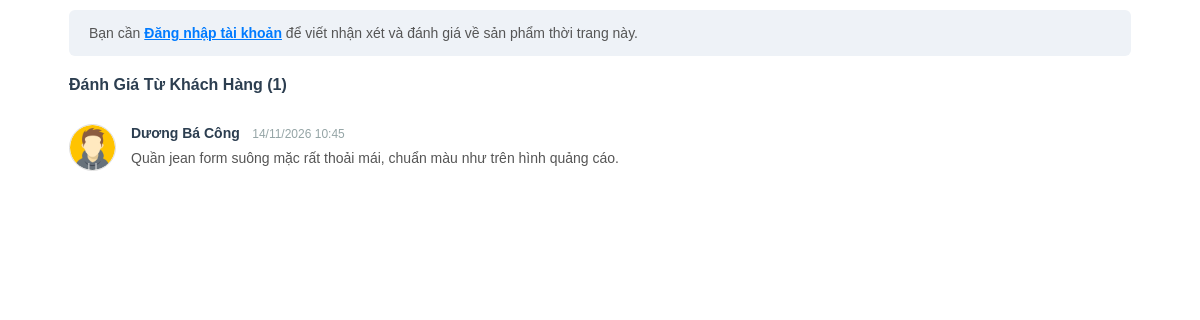
Screenshot of /controller/binhluan.php?idsp=12 (signed in) with the database file from the repository.
### tables this page shows
CREATE TABLE `binhluan` (
  `id` int(11) NOT NULL AUTO_INCREMENT,
  `hinh` varchar(225) NOT NULL,
  `iduser` int(11) NOT NULL,
  `idsp` int(11) NOT NULL,
  `noidung` varchar(225) NOT NULL,
  `postdate` varchar(225) NOT NULL,
  `name` varchar(225) NOT NULL,
  PRIMARY KEY (`id`)
);

### model/config.php (called while the page is built, shortened)
<?php
  function pdo_con(){
    $http_host = $_SERVER['HTTP_HOST'] ?? '';
    $is_infinityfree = (strpos($http_host, 'infinityfree') !== false || strpos($http_host, 'epizy.com') !== false);
    if ($is_infinityfree) {
      $servername = "sql302.infinityfree.com";
      $username = "if0_43184606";
      $password = "8gZKYLk9Rk6UBlL";
      $dbname = "if0_43184606_duan1";
      $port = 3306;
      $db_candidates = [$dbname];
    } else {
      $servername = "127.0.0.1";
      $username = "root";
      $password = "";
      $port = 3306;
      $db_candidates = ['duanmau', 'duan1'];
    }
    foreach ($db_candidates as $try_db) {
      try {
        $conn = new PDO("mysql:host=$servername;port=$port;dbname=$try_db;charset=utf8", $username, $password, [
          PDO::ATTR_ERRMODE => PDO::ERRMODE_EXCEPTION,
          PDO::ATTR_TIMEOUT => 2
        ]);
        $cached_conn = $conn;
        return $cached_conn;
      } catch (PDOException $e) {
      }
    }
    return null;
  }
  function pdo_query($sql){
    $sql_args = array_slice(func_get_args(), 1);
    $conn = pdo_con();
    try {
      $stmt = $conn->prepare($sql);
      $stmt->execute($sql_args);
      $rows = $stmt->fetchAll();
      return $rows ? $rows : [];
    } catch (PDOException $e) {
      throw $e;
    }
  }
?>

### model/binhluan.php (called while the page is built, shortened)
<?php
function binhluan_showChiTiet($idsp){
    $sql = "SELECT * FROM binhluan WHERE idsp=? ORDER BY id DESC";
    return pdo_query($sql, $idsp);
}
?>

### controller/binhluan.php (the view, shortened to what this page needs)
<link rel="stylesheet" href="../view/css/chitietsp.css">
<?php
include "../model/config.php";
include_once "../model/binhluan.php";
$idsp = $_GET['idsp'] ?? 1;
?>
<div class="binhluan">
    <?php if (isset($_SESSION['id'])):
        $user_avt = !empty($_SESSION['avata']) ? $_SESSION['avata'] : 'iconUser.png';
        $user_name = $_SESSION['name'] ?? 'Thành viên';
    ?>
        <div class="binhluan-box">
            <h4 style="margin: 0 0 15px 0; color: #2c3e50;">Viết Đánh Giá / Nhận Xét</h4>
            <form action="" method="POST">
                <div style="display: flex; gap: 15px; align-items: flex-start;">
                    <img src="../view/images/<?= htmlspecialchars($user_avt) ?>" alt="" style="width: 40px; height: 40px; border-radius: 50%; object-fit: cover;">
                    <div style="flex: 1;">
                        <span style="font-weight: 600; font-size: 14px; color: #333;"><?= htmlspecialchars($user_name) ?></span>
                        <textarea name="noidung" required placeholder="Chia sẻ cảm nhận của bạn về form dáng, chất liệu vải, độ hoàn thiện của sản phẩm..." style="width: 100%; height: 80px; padding: 10px; border: 1px solid #ccc; border-radius: 4px; font-size: 13px; margin-top: 8px; resize: vertical;"></textarea>
                        <input type="submit" value="Gửi Đánh Giá" name="gui" class="btn-submit-bl">
                    </div>
                </div>
            </form>
        </div>
    <?php else: ?>
        <div style="background: #eef2f7; padding: 15px 20px; border-radius: 6px; margin-bottom: 20px; font-size: 14px; color: #555;">
            <i class="fa fa-info-circle" style="color: #007bff;"></i> Bạn cần
            <a href="../controller/index.php?act=login" target="_parent" style="color: #007bff; font-weight: 600; text-decoration: underline;">Đăng nhập tài khoản</a>
            để viết nhận xét và đánh giá về sản phẩm thời trang này.
        </div>
    <?php endif; ?>
    <h4 style="color: #2c3e50; margin: 20px 0 15px 0;">Đánh Giá Từ Khách Hàng (<?php
        $showbinhluan = binhluan_showChiTiet($idsp);
        echo count($showbinhluan);
    ?>)</h4>
    <div class="list-binhluan">
        <?php
        if (!empty($showbinhluan)) {
            foreach ($showbinhluan as $row) {
                $avt_img = !empty($row['hinh']) ? $row['hinh'] : 'iconUser.png';
                echo '
                <div class="binhluan-item">
                    <img src="../view/images/' . htmlspecialchars($avt_img) . '" class="binhluan-avatar" alt="">
                    <div class="binhluan-content">
                        <div>
                            <span class="bl-author">' . htmlspecialchars($row['name']) . '</span>
                            <span class="bl-date"><i class="fa fa-clock-o"></i> ' . htmlspecialchars($row['postdate']) . '</span>
                        </div>
                        <div class="bl-text">' . nl2br(htmlspecialchars($row['noidung'])) . '</div>
                    </div>
                </div>
                ';
            }
        } else {
            echo '<p style="color: #888; font-style: italic; padding: 10px 0;">Chưa có nhận xét nào cho sản phẩm này. Hãy là người đầu tiên chia sẻ cảm nhận!</p>';
        }
        ?>
    </div>
</div>

### view/css/chitietsp.css (style rules this page uses)
.binhluan { width: 90%; margin: auto; }

### controller/binhluan.php (style rules this page uses)
.binhluan-item { display: flex; gap: 15px; padding: 15px 0; border-bottom: 1px solid #f0f0f0; }
.binhluan-item:last-child { border-bottom: none; }
.binhluan-avatar { width: 45px; height: 45px; border-radius: 50%; object-fit: cover; border: 1px solid #ddd; }
.binhluan-content { flex: 1; }
.bl-author { font-weight: 600; color: #2c3e50; font-size: 14px; }
.bl-date { color: #95a5a6; font-size: 12px; margin-left: 8px; }
.bl-text { margin-top: 6px; color: #555; font-size: 14px; line-height: 1.5; }

### rows the page displays
binhluan: hinh (picture), name "Dương Bá Công", postdate "14/11/2026 10:45", noidung "Quần jean form suông mặc rất thoải mái, chuẩn màu như trên hình quảng cáo."

### other values shown
count($showbinhluan) "1"
